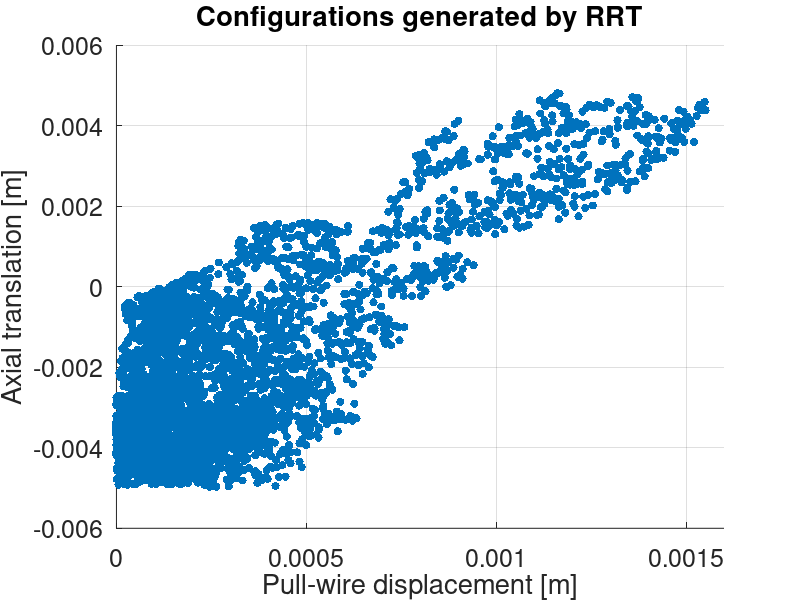

The MATLAB script that drew this image:
clc, clear, close all

load 10-simulation.mat

figure
scatter3(qList(1,:), qList(2,:), qList(3,:), 'filled');
hold on
grid on
xlabel('Pull-wire displacement [m]');
ylabel('Axial rotation [rad]');
zlabel('Axial translation [m]');
xlim([0 16e-4]);
title('Configurations generated by RRT');
view(0,0);
set(gca,'FontSize',18);

